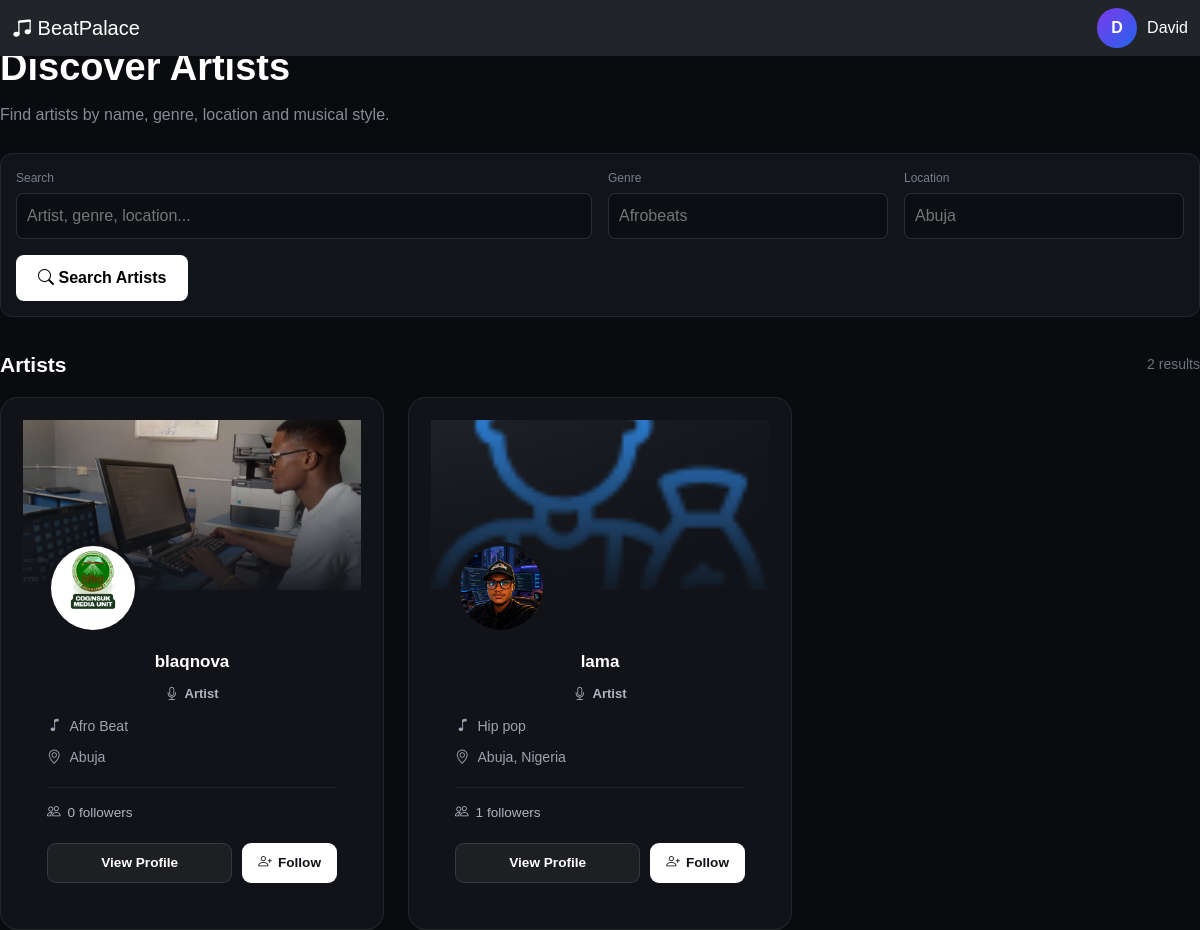
/discover/artists/ (signed in), run on the app's committed database.
### accounts/models.py (models this page shows, shortened)
class User(AbstractUser):
    ROLE_CHOICES = (
        ("producer", "Producer"),
        ("artist", "Artist"),
    )
    email = models.EmailField(unique=True)
    role = models.CharField(
        max_length=20,
        choices=ROLE_CHOICES
    )
    avatar = models.ImageField(
        upload_to="avatars/",
        blank=True,
        null=True
    )
    verified = models.BooleanField(default=False)
    created_at = models.DateTimeField(auto_now_add=True)

### artists/models.py (models this page shows, shortened)
class ArtistProfile(models.Model):
    user = models.OneToOneField(
        settings.AUTH_USER_MODEL,
        on_delete=models.CASCADE,
        related_name="artist_profile"
    )
    artist_name = models.CharField(
        max_length=100,
        blank=True
    )
    bio = models.TextField(
        blank=True
    )
    avatar = models.ImageField(
        upload_to="artists/avatars/",
        blank=True,
        null=True
    )
    cover_image = models.ImageField(
        upload_to="artists/covers/",
        blank=True,
        null=True
    )
    genre = models.CharField(
        max_length=100,
        blank=True
    )
    location = models.CharField(
        max_length=100,
        blank=True
    )
    phone = models.CharField(
        max_length=30,
        blank=True
    )
    email = models.EmailField(
        blank=True
    )
    website = models.URLField(
        blank=True
    )
    instagram = models.URLField(
        blank=True
    )
    twitter = models.URLField(
        blank=True
    )
    start_year = models.PositiveIntegerField(
        blank=True,
        null=True
    )
    end_year = models.PositiveIntegerField(
        blank=True,
        null=True
    )
    skill_description = models.TextField(
        blank=True
    )
    education = models.TextField(
        blank=True
    )
    date_of_birth = models.DateField(
        blank=True,
        null=True
    )
    marital_status = models.CharField(
        max_length=50,
        blank=True
    )
    followers_count = models.PositiveIntegerField(
        default=0
    )
    monthly_listeners = models.PositiveIntegerField(
        default=0
    )
    is_published = models.BooleanField(
        default=True
    )
    created_at = models.DateTimeField(
        auto_now_add=True
    )
    updated_at = models.DateTimeField(
        auto_now=True
    )

### discovery/views.py (the view, shortened to what this page needs)
@login_required
def discover_artists(request):
    query = request.GET.get("q", "").strip()
    role = request.GET.get("role", "").strip()
    genre = request.GET.get("genre", "").strip()
    users = (
        User.objects
        .exclude(id=request.user.id)
        .filter(
            role__in=["artist"]
        )
        .select_related(
            "artist_profile",
        )
    )
    if role in ["artist"]:
        users = users.filter(
            role=role
        )
    if genre:
        users = users.filter(
            artist_profile__genre__icontains=genre
        )
    users = users.distinct()
    following_ids = set(
        Follow.objects
        .filter(
            follower=request.user
        )
        .values_list(
            "following_id",
            flat=True
        )
    )
    context = {
        "users": users,
        "query": query,
        "role": role,
        "genre": genre,
        "following_ids": following_ids,
    }
    return render(
        request,
        "discovery/artists.html",
        context
    )

### templates/discovery/artists.html (shortened to what this page needs)
{% extends "base.html" %}
{% block content %}
<div class="discover-hero">
    <h1>
        Discover Artists
    </h1>
    <p>
        Find artists by name, genre, location and
        musical style.
    </p>
    <form
        method="GET"
        class="filters"
    >
        <div class="row g-3 align-items-end">
            <div class="col-lg-6">
                <label>
                    Search
                </label>
                <input
                    type="text"
                    name="q"
                    value="{{ query }}"
                    placeholder="Artist, genre, location..."
                >
            </div>
            <div class="col-lg-3">
                <label>
                    Genre
                </label>
                <input
                    type="text"
                    name="genre"
                    value="{{ genre }}"
                    placeholder="Afrobeats"
                >
            </div>
            <div class="col-lg-3">
                <label>
                    Location
                </label>
                <input
                    type="text"
                    name="location"
                    value="{{ location }}"
                    placeholder="Abuja"
                >
            </div>
            <div class="col-12">
                <button
                    type="submit"
                    class="search-btn"
                >
                    <i class="bi bi-search"></i>
                    Search Artists
                </button>
            </div>
        </div>
    </form>
</div>
<div class="section-header">
    <h2>
        Artists
    </h2>
    <span class="text-secondary small">
        {{ users|length }} results
    </span>
</div>
<div class="row g-4">
    {% for user in users %}
        <div class="col-md-6 col-lg-4">
            <div class="discover-card">
                <div class="discover-cover">
                    {% if user.role == "artist" %}
                        {% if user.artist_profile.cover_image %}
                            <img
                                src="{{ user.artist_profile.cover_image.url }}"
                                alt="{{ user.artist_profile.artist_name }}"
                            >
                        {% endif %}
                    {% endif %}
                    <div class="discover-cover-overlay"></div>
                </div>
                <div class="discover-avatar-wrapper">
                    {% if user.role == "artist" %}
                        {% if user.artist_profile.avatar %}
                            <img
                                src="{{ user.artist_profile.avatar.url }}"
                                class="discover-avatar"
                                alt="{{ user.artist_profile.artist_name }}"
                            >
                        {% elif user.avatar %}
                            <img
                                src="{{ user.avatar.url }}"
                                class="discover-avatar"
                                alt="{{ user.username }}"
                            >
                        {% else %}
                            <div class="discover-avatar-placeholder">
                                <i class="bi bi-mic"></i>
                            </div>
                        {% endif %}
                    {% endif %}
                </div>
                <div class="discover-content">
                    <h5 class="discover-name">
                        {% if user.role == "artist" %}
                            {{ user.artist_profile.artist_name|default:user.username }}
                        {% elif user.role == "producer" %}
                            {{ user.producer_profile.full_name|default:user.username }}
                        {% endif %}
                    </h5>
                    <div class="discover-role">
                        {% if user.role == "artist" %}
                            <i class="bi bi-mic"></i>
                            Artist
                        {% elif user.role == "producer" %}
                            <i class="bi bi-headphones"></i>
                            Producer
                        {% endif %}
                    </div>
                    {% if user.role == "artist" %}
                        {% if user.artist_profile.genre %}
                            <div class="discover-meta">
                                <i class="bi bi-music-note"></i>
                                {{ user.artist_profile.genre }}
                            </div>
                        {% endif %}
                        {% if user.artist_profile.location %}
                            <div class="discover-meta">
                                <i class="bi bi-geo-alt"></i>
                                {{ user.artist_profile.location }}
                            </div>
                        {% endif %}
                    {% endif %}
                    <div class="discover-stats">
                        <i class="bi bi-people"></i>
                        {{ user.engagement_followers.count }}
                        followers
                    </div>
                    <div class="card-actions">
                        {% if user.role == "artist" %}
                            <a
                                href="{% url 'artists:public_artist_profile' user.username %}"
                                class="btn-profile"
                            >
                                View Profile
                            </a>
                        {% endif %}
                        {% if user.id in following_ids %}
                            <form
                                method="POST"
                                action="{% url 'engagement:toggle_follow' user.id %}"
                            >
                                {% csrf_token %}
                                <button
                                    type="submit"
                                    class="btn-follow following"
                                >
                                    <i class="bi bi-person-check"></i>
                                    Following
                                </button>
                            </form>
                        {% else %}
                            <form
                                method="POST"
                                action="{% url 'engagement:toggle_follow' user.id %}"
                            >
                                <button
                                    type="submit"
                                    class="btn-follow"
                                >
                                    <i class="bi bi-person-plus"></i>
                                    Follow
                                </button>
                            </form>
                        {% endif %}
                    </div>
                </div>
            </div>
        </div>
    {% endfor %}
</div>
{% endblock %}

### templates/base.html (shortened to what this page needs)
{% load static %}
<!DOCTYPE html>
<html lang="en">
<head>
    <link
    href="https://cdn.jsdelivr.net/npm/bootstrap@5.3.3/dist/css/bootstrap.min.css"
    rel="stylesheet"
    >
    <link
    href="https://cdn.jsdelivr.net/npm/bootstrap-icons@1.11.3/font/bootstrap-icons.css"
    rel="stylesheet"
    >
    <link
     rel="stylesheet"
     href="{% static 'css/style.css' %}"
    >
</head>
<nav class="navbar fixed-top bg-dark" data-bs-theme="dark">
    <div class="container-fluid d-flex justify-content-between align-items-center">
        {% if user.role == "artist" %}
            <a
                class="navbar-brand"
                href="{% url 'artist_dashboard' %}"
            >
                <i class="bi bi-music-note-beamed"></i>
                BeatPalace
            </a>
        {% elif user.role == "producer" %}
            <a
                class="navbar-brand"
                href="{% url 'producer_dashboard' %}"
            >
                <i class="bi bi-music-note-beamed"></i>
                BeatPalace
            </a>
        {% endif %}
        <div class="d-flex gap-2">
            <div class="user-profile">
                <div class="avatar">
                    {{ user.username|first|upper }}
                </div>
                <span>
                    {{ user.username }}
                </span>
            </div>
        </div>
    </div>
</nav>
{% block content %}
{% endblock %}
</body>
</html>

### static/css/style.css (style rules this page uses)
:root { --bg: #282854; --sidebar: #11111a; --card: #151520; --border: #262638; --text: #ffffff; --muted: #fff; --primary: #7c3aed; --secondary: #2563eb; }
* { box-sizing: border-box; }
.user-profile { display: flex; align-items: center; gap: 10px; }
.avatar { width: 40px; height: 40px; display: flex; justify-content: center; align-items: center; border-radius: 50%; background: linear-gradient( 135deg, var(--primary), var(--secondary) ); font-weight: bold; }
.discover-card { position: relative; overflow: hidden; background: #15151f; border: 1px solid #292936; border-radius: 18px; transition: 0.25s ease; }
.discover-cover { height: 150px; background: linear-gradient( 135deg, #201040, #10101a ); overflow: hidden; }
.discover-cover img { width: 100%; height: 100%; object-fit: cover; }
.discover-avatar { width: 90px; height: 90px; margin: -45px auto 0; position: relative; display: flex; align-items: center; justify-content: center; border-radius: 50%; border: 4px solid #15151f; background: linear-gradient( 135deg, #7c3aed, #ec4899 ); color: white; font-size: 32px; font-weight: 700; overflow: hidden; }
.discover-content { text-align: center; padding: 15px 20px 20px; }
.discover-role { display: inline-block; margin-top: 5px; color: #a78bfa; font-size: 13px; }
.section-header { display: flex; justify-content: space-between; align-items: center; margin-bottom: 20px; }

### data on the page
User: username|first "D", username "David"
User: artist_profile.cover_image (picture), artist_profile.avatar (picture), artist_profile.artist_name "blaqnova", role "artist" (drawn), artist_profile.genre "Afro Beat", artist_profile.location "Abuja", engagement_followers.count "0", shows "Follow"
User: artist_profile.cover_image (picture), artist_profile.avatar (picture), artist_profile.artist_name "lama", role "artist" (drawn), artist_profile.genre "Hip pop", artist_profile.location "Abuja, Nigeria", engagement_followers.count "1", shows "Follow"

### other printed values
{{ users|length }} "2"
